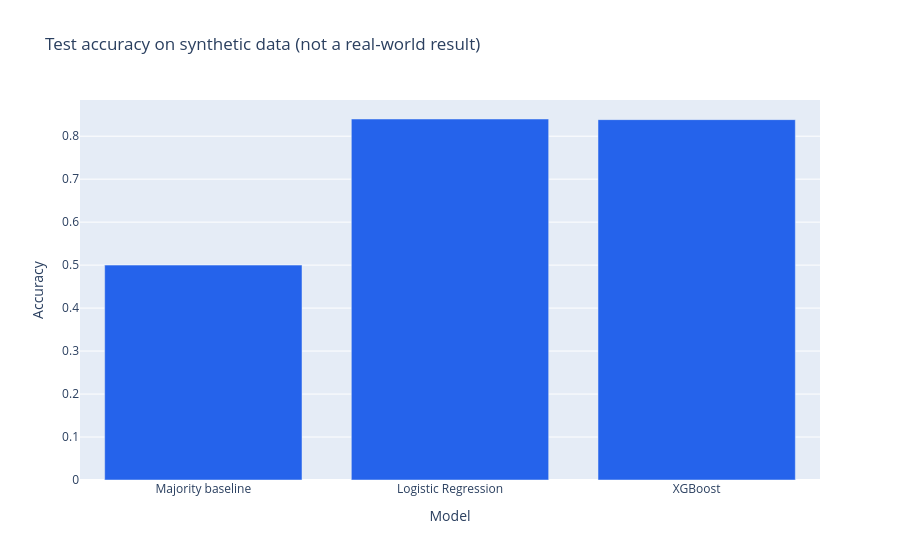

The cell this chart's notebook holds for it:
### Markdown cell above
## 9. Compare Models and Save Outputs

### Code cell
# Compare models
fig = px.bar(x=['Majority baseline', 'Logistic Regression', 'XGBoost'],
             y=[baseline_accuracy, lr_accuracy, xgb_accuracy],
             title="Test accuracy on synthetic data (not a real-world result)",
             labels={'x': 'Model', 'y': 'Accuracy'},
             color_discrete_sequence=['#2563eb'])
fig.show()

# Save comparison plot as Plotly JSON
with open(os.path.join(OUT_DIR, 'model_comparison.json'), 'w', newline='\n') as f:
    f.write(fig.to_json())

# Save models and vectorizer (local files, not committed)
os.makedirs(os.path.join(OUT_DIR, 'models'), exist_ok=True)
joblib.dump(lr_model, os.path.join(OUT_DIR, 'models', 'fake_news_lr_model.pkl'))
joblib.dump(xgb_model, os.path.join(OUT_DIR, 'models', 'fake_news_xgb_model.pkl'))
joblib.dump(vectorizer, os.path.join(OUT_DIR, 'models', 'tfidf_vectorizer.pkl'))
joblib.dump(selected_indices, os.path.join(OUT_DIR, 'models', 'selected_indices.pkl'))

# Save selected features (most informative first)
with open(os.path.join(OUT_DIR, 'selected_features.txt'), 'w', newline='\n') as f:
    f.write('\n'.join(selected_features))

print("Models, vectorizer, and outputs saved to", OUT_DIR)

### Figure 1 — Plotly figure (JSON) as saved in the notebook; plotly's stock layout.template omitted (floating-point values rounded to 4 significant figures)
{"data": [{"alignmentgroup": "True", "hovertemplate": "Model=%{x}<br>Accuracy=%{y}<extra></extra>", "legendgroup": "", "marker": {"color": "#2563eb", "pattern": {"shape": ""}}, "name": "", "offsetgroup": "", "orientation": "v", "showlegend": false, "textposition": "auto", "type": "bar", "x": ["Majority baseline", "Logistic Regression", "XGBoost"], "xaxis": "x", "y": [0.5, 0.84, 0.8385], "yaxis": "y"}], "layout": {"barmode": "relative", "legend": {"tracegroupgap": 0}, "title": {"text": "Test accuracy on synthetic data (not a real-world result)"}, "xaxis": {"anchor": "y", "domain": [0.0, 1.0], "title": {"text": "Model"}}, "yaxis": {"anchor": "x", "domain": [0.0, 1.0], "title": {"text": "Accuracy"}}}}
